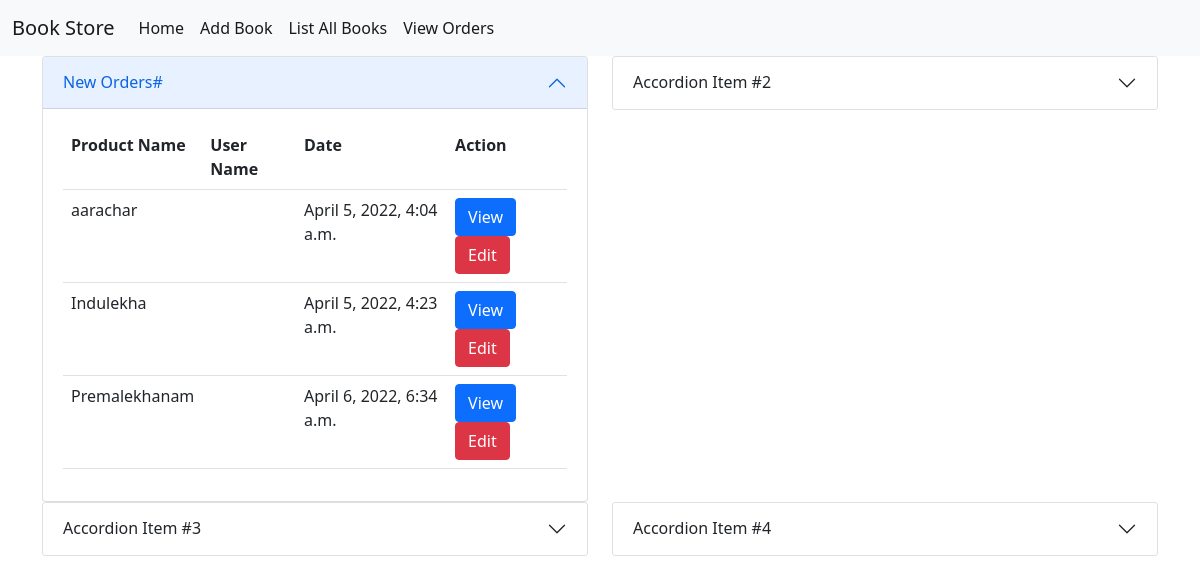
Page /owner/dashboard on the earlier database version.
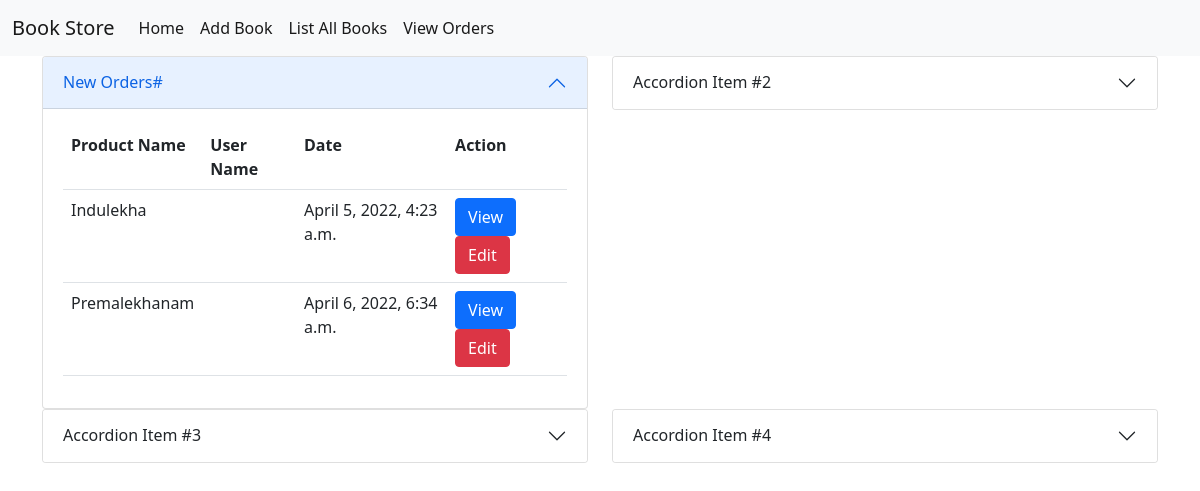
Same page on the later database version.
### customer/models.py (models this page shows)
class Orders(models.Model):
    product=models.ForeignKey(Books,on_delete=models.CASCADE)
    user=models.ForeignKey(User,on_delete=models.CASCADE)
    address=models.CharField(max_length=120)
    date=models.DateTimeField(auto_now_add=True)
    edate=datetime.today()+timedelta(days=5)
    expected_delivery_date = models.DateField(default=edate, null=True)
    options=(
        ("orderplaced","orderplaced"),
        ("dispatched","dispatched"),
        ("in_transit","in_transit"),
        ("delivered","delivered"),
        ("order_cancelled","order_cancelled")
    )
    status=models.CharField(max_length=20,choices=options,default="orderplaced")

### owner/models.py (models this page shows, shortened)
class Books(models.Model):
    book_name=models.CharField(max_length=120,unique=True)
    author=models.CharField(max_length=120)
    amount=models.PositiveIntegerField()
    copies=models.PositiveIntegerField()
    image=models.ImageField(upload_to="images",null=True)

### owner/views.py (the view)
# urls.py: path("owner/dashboard",views.DashboardView.as_view(),name="dashboard"),
class DashboardView(TemplateView):
    template_name = "dashboard.html"
    def get(self,request,*args,**kwargs):
        new_orders=Orders.objects.filter(status="orderplaced")
        return render(request,self.template_name,{"new_orders":new_orders})

### owner/templates/dashboard.html (shortened to what this page needs)
{%extends 'base.html'%}
{%block body_block%}
<div class="row">
    <div class="col-6">
        <div class="accordion-item">
            <h2 class="accordion-header" id="headingOne">
                <button class="accordion-button" type="button" data-bs-toggle="collapse" data-bs-target="#collapseOne"
                        aria-expanded="true" aria-controls="collapseOne">
                    New Orders#
                </button>
            </h2>
            <div id="collapseOne" class="accordion-collapse collapse show" aria-labelledby="headingOne"
                 data-bs-parent="#accordionExample">
                <div class="accordion-body">
                    <table class="table">
                        <tr>
                            <th>Product Name</th>
                            <th>User Name</th>
                            <th>Date</th>
                            <th>Action</th>
                        </tr>
                        {%for order in new_orders%}
                        <tr>
                            <td>{{order.product.book_name}}</td>
                            <td>{{request.user.username}}</td>
                            <td>{{order.date}}</td>
                            <td>
                                <a href="{%url 'orderdetail' order.id%}" class="btn btn-primary">View</a>
                                <a href="{%url 'updateorder' order.id%}" class="btn btn-danger">Edit</a>
                            </td>
                        </tr>
                        {%endfor%}
                    </table>
                </div>
            </div>
        </div>
    </div>
    <div class="col-6">
        <div class="accordion-item">
            <h2 class="accordion-header" id="headingTwo">
                <button class="accordion-button collapsed" type="button" data-bs-toggle="collapse"
                        data-bs-target="#collapseTwo" aria-expanded="false" aria-controls="collapseTwo">
                    Accordion Item #2
                </button>
            </h2>
        </div>
    </div>
</div>
<div class="row">
    <div class="col-6">
        <div class="accordion-item">
            <h2 class="accordion-header" id="headingThree">
                <button class="accordion-button collapsed" type="button" data-bs-toggle="collapse"
                        data-bs-target="#collapseThree" aria-expanded="false" aria-controls="collapseThree">
                    Accordion Item #3
                </button>
            </h2>
        </div>
    </div>
    <div class="col-6">
        <div class="accordion-item">
            <h2 class="accordion-header" id="headingFour">
                <button class="accordion-button collapsed" type="button" data-bs-toggle="collapse"
                        data-bs-target="#collapseFour">
                    Accordion Item #4
                </button>
            </h2>
        </div>
    </div>
</div>
{%endblock%}

Differences in the rows shown:
no longer on this page (row edited): Orders: product.book_name "aarachar", date "April 5, 2022, 4:04 a.m."
